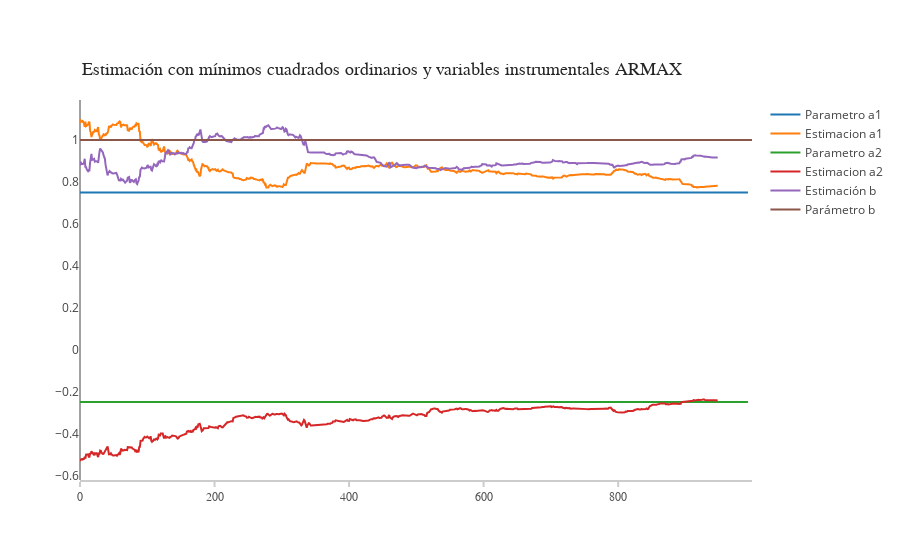

Notebook source saved alongside this figure:
### Code cell
trace = go.Scatter(
    y = a1,
    x = np.arange(nobs),
    name = 'Parametro a1')

trace1 = go.Scatter(
    y = c1,
    x = np.arange(nobs),
    name = 'Estimacion a1')

trace2 = go.Scatter(
    y = a2,
    x = np.arange(nobs),
    name = 'Parametro a2')

trace3 = go.Scatter(
    y = c2,
    x = np.arange(nobs),
    name = 'Estimacion a2')

trace4 = go.Scatter(
    y = c3,
    x = np.arange(nobs),
    name = 'Estimación b')

trace5 = go.Scatter(
    y = [1 for _ in range(nobs)],
    x = np.arange(nobs),
    name = 'Parámetro b')


layout = go.Layout(
    xaxis=dict(
        showline=True,
        showgrid=False,
        showticklabels=True,
        linecolor='rgb(204, 204, 204)',
        linewidth=2,
        ticks='outside',
        tickcolor='rgb(204, 204, 204)',
        tickwidth=2,
        ticklen=5,
        tickfont=dict(
            family='Arial',
            size=12,
            color='rgb(82, 82, 82)',
        ),
    ),
    yaxis=dict(
        showgrid=False,
        zeroline=False,
        showline=False,

        showticklabels=True,
    )
)

annotations = []
annotations.append(dict(xref='paper', yref='paper', x=0.0, y=1.05,
                              xanchor='left', yanchor='bottom',
                              text='Estimación con mínimos cuadrados ordinarios y variables instrumentales ARMAX',
                              font=dict(family='Arial',
                                        size=18,
                                        color='rgb(37,37,37)'),
                              showarrow=False))

layout['annotations'] = annotations

layout['annotations'] = annotations
traces = [trace, trace1, trace2, trace3, trace4, trace5]

fig = go.Figure(data=traces, layout=layout)
py.iplot(fig,filename='ARMAX2')

### Figure 1 — Plotly figure (JSON) as saved in the notebook; plotly's stock layout.template omitted (floating-point values rounded to 4 significant figures; data arrays with more than 128 entries replaced by an {"elided": "..."} marker saying what was removed)
{"data": [{"name": "Parametro a1", "type": "scatter", "uid": "74e0fe18-b682-436e-9172-ac881fdcee07", "x": {"elided": "1000 int values"}, "y": {"elided": "994 float values"}}, {"name": "Estimacion a1", "type": "scatter", "uid": "f123151c-7cda-49c5-b896-ef578e849737", "x": {"elided": "1000 int values"}, "y": {"elided": "949 float values"}}, {"name": "Parametro a2", "type": "scatter", "uid": "3245a0a5-098f-4597-9204-72d797c25690", "x": {"elided": "1000 int values"}, "y": {"elided": "994 float values"}}, {"name": "Estimacion a2", "type": "scatter", "uid": "fb281a82-c2ab-483d-8e17-fbc5c9dd2b20", "x": {"elided": "1000 int values"}, "y": {"elided": "949 float values"}}, {"name": "Estimación b", "type": "scatter", "uid": "0e930b8c-5dfe-44f8-be6b-5ba8e2ac9fc9", "x": {"elided": "1000 int values"}, "y": {"elided": "949 float values"}}, {"name": "Parámetro b", "type": "scatter", "uid": "d9b990d3-d6e9-4c44-9257-f7c36d907138", "x": {"elided": "1000 int values"}, "y": {"elided": "1000 int values"}}], "layout": {"annotations": [{"font": {"color": "rgb(37,37,37)", "family": "Arial", "size": 18}, "showarrow": false, "text": "Estimación con mínimos cuadrados ordinarios y variables instrumentales ARMAX", "x": 0, "xanchor": "left", "xref": "paper", "y": 1.05, "yanchor": "bottom", "yref": "paper"}], "autosize": true, "xaxis": {"autorange": true, "linecolor": "rgb(204, 204, 204)", "linewidth": 2, "range": [0, 999], "showgrid": false, "showline": true, "showticklabels": true, "tickcolor": "rgb(204, 204, 204)", "tickfont": {"color": "rgb(82, 82, 82)", "family": "Arial", "size": 12}, "ticklen": 5, "ticks": "outside", "tickwidth": 2, "type": "linear"}, "yaxis": {"autorange": true, "range": [-0.6223, 1.192], "showgrid": false, "showline": false, "showticklabels": true, "type": "linear", "zeroline": false}}}
